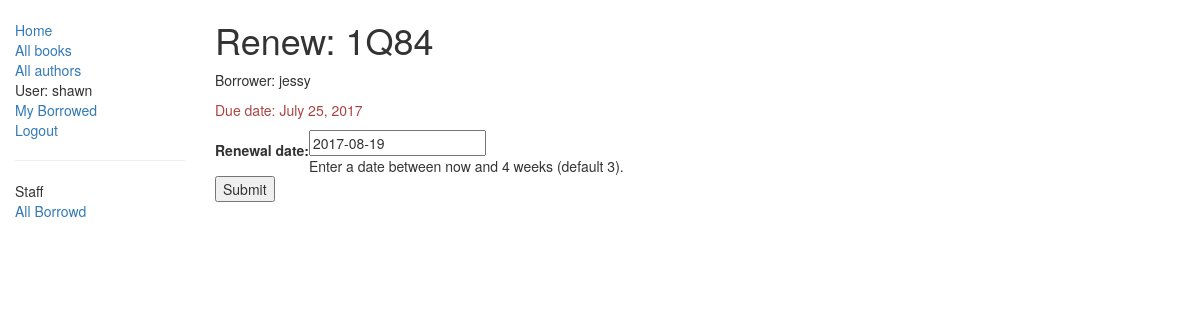
The app's page /catalog/book/281ecfc1-b913-4b25-a9a5-56bee09255c9/renew/ (signed in), older data.
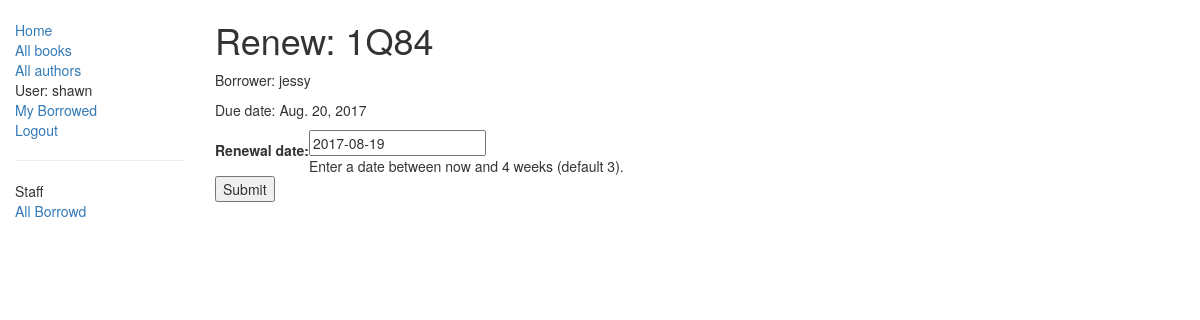
The same page, newer data.
### catalog/models.py (models this page shows, shortened)
class BookInstance(models.Model):
    id = models.UUIDField(primary_key=True, default=uuid.uuid4, help_text="Unique ID for this particular book across whole library")
    book = models.ForeignKey('Book', on_delete=models.SET_NULL, null=True)
    imprint = models.CharField(max_length=200)
    due_back = models.DateField(null=True, blank=True)
    borrower = models.ForeignKey(User, on_delete=models.SET_NULL, null=True, blank=True)
    LOAN_STATUS = (
        ('m', 'Maintenance'),
        ('o', 'On loan'),
        ('a', 'Available'),
        ('r', 'Reserved'),
    )
    status = models.CharField(max_length=1, choices=LOAN_STATUS, blank=True, default='m', help_text='Book availability')
    class Meta:
        ordering = ["due_back"]
        permissions = (("can_mark_returned", "Set book as returned"),)
    @property
    def is_overdue(self):
        from datetime import date
        if self.due_back and date.today() > self.due_back:
            return True
        return False

class Book(models.Model):
    title = models.CharField(max_length=200)
    author = models.ForeignKey('Author', on_delete=models.SET_NULL, null=True)
    summary = models.TextField(max_length=1000, help_text="Enter a brief description of the book")
    isbn = models.CharField('ISBN',max_length=13, help_text='13 Character <a href="https://www.isbn-international.org/content/what-isbn">ISBN number</a>')
    genre = models.ManyToManyField(Genre, help_text="Select a genre for this book")
    def display_genre(self):
        """
        Creates a string for Genre. This is required to display genre in Admin.
        """
        return ', '.join([genre.name for genre in self.genre.all()[:3]])
    display_genre.short_description = 'Genre'

### catalog/views.py (the view)
# urls.py: url(r'^book/(?P<pk>[-\w]+)/renew/$', views.renew_book_librarian, name='renew-book-librarian'),
@permission_required('catalog.can_mark_returned')
def renew_book_librarian(request, pk):
    book_inst=get_object_or_404(BookInstance, pk = pk)
    if request.method == 'POST':
        form = RenewBookForm(request.POST)
        if form.is_valid():
            book_inst.due_back = form.cleaned_data['renewal_date']
            book_inst.save()
            return HttpResponseRedirect(reverse('all-borrowed') )
    else:
        proposed_renewal_date = datetime.date.today() + datetime.timedelta(weeks=3)
        form = RenewBookForm(initial={'renewal_date': proposed_renewal_date,})
    return render(request, 'catalog/book_renew_librarian.html', {'form': form, 'bookinst':book_inst})

### catalog/forms.py (shortened to what this page needs)
class RenewBookForm(forms.Form):
    renewal_date = forms.DateField(help_text="Enter a date between now and 4 weeks (default 3).")

### catalog/templates/catalog/book_renew_librarian.html (shortened to what this page needs)
{% extends "base_generic.html" %}
{% block content %}
    <h1>Renew: {{bookinst.book.title}}</h1>
    <p>Borrower: {{bookinst.borrower}}</p>
    <p{% if bookinst.is_overdue %} class="text-danger"{% endif %}>Due date: {{bookinst.due_back}}</p>
    <form action="" method="post">
        <table>
        {{ form }}
        </table>
        <input type="submit" value="Submit" />
    </form>
{% endblock %}

Row changes from the older to the newer data that the page shows:
changed BookInstance "jessy": due_back "July 25, 2017" → "Aug. 20, 2017"
